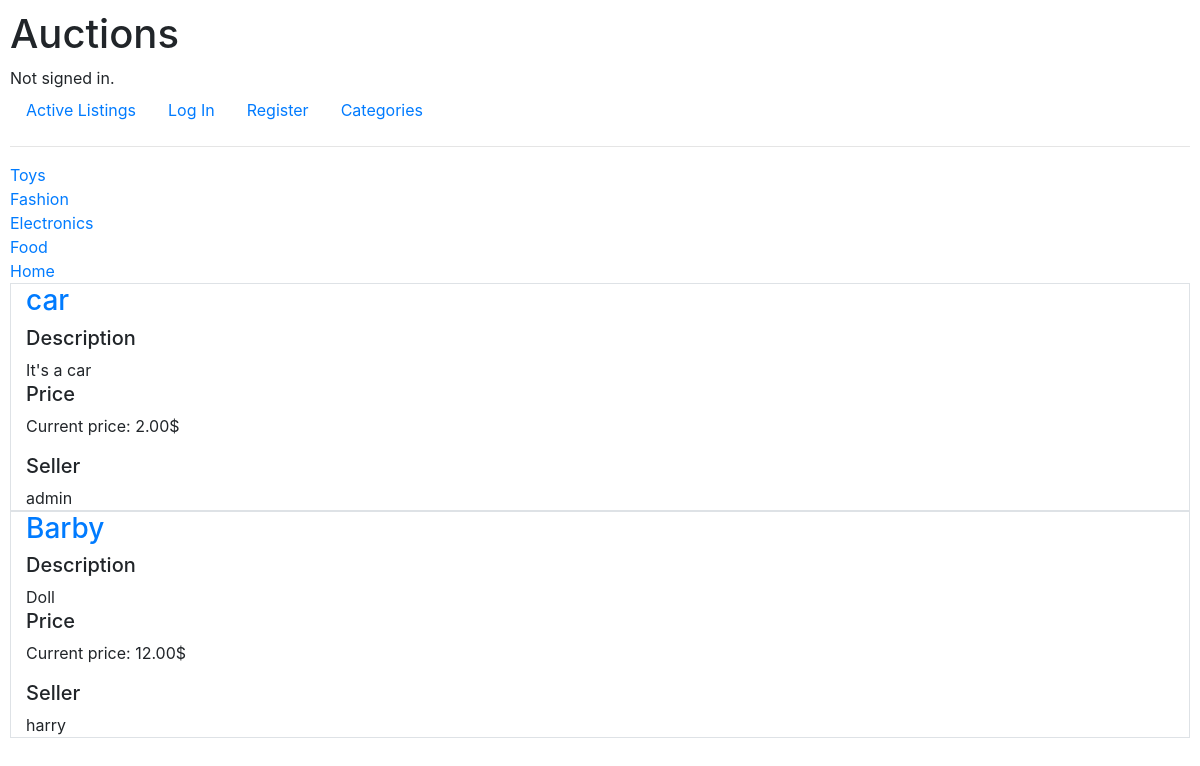
Page /categories/Toys on the committed database.
### auctions/models.py (models this page shows, shortened)
class Category(models.Model):
    name = models.CharField(max_length=20, primary_key=True)

class Listing(models.Model):
    title = models.CharField(max_length=50, unique=True)
    seller = models.ForeignKey(User, on_delete=models.CASCADE, related_name="user_listings")
    init_price = models.DecimalField(max_digits=15, decimal_places=2)
    current_price = models.DecimalField(blank=True, null=True, max_digits=15, decimal_places=2)
    category = models.ForeignKey(Category, on_delete=models.CASCADE, related_name="category_listings")
    status = models.BooleanField(default=True)
    image = models.CharField(max_length=100)
    description = models.CharField(max_length=1000)
    winner = models.ForeignKey(User, on_delete=models.CASCADE, null=True, blank=True, related_name="winner_listings")
    watchlist = models.ManyToManyField(User, related_name="user_watchlist")

class User(AbstractUser):
    pass
    def __str__(self):
        return f"{self.username}"

### auctions/views.py (the view)
# urls.py: path("categories/<str:category>", views.category, name="category"),
def category(request, category):
    message = ""
    category_listings = Listing.objects.filter(category=category)
    if not category_listings:
        message = "There are no active listings in this category"
    categories = Category.objects.all()
    return render(request, "auctions/categories.html", {
        "category_listings": category_listings,
        "categories": categories,
        "message": message
    })

### auctions/templates/auctions/categories.html (shortened to what this page needs)
{% extends 'auctions/layout.html' %}
{% block body %}
	{% for i in categories %}
		<div>
			<a href="{% url 'category' category=i.pk %}">{{ i.pk }}</a>
		</div>
	{% endfor %}
	{% if category_listings %}
		{% for i in category_listings %}
			<div class="col-12 border">
				<h3>
					<a href="{% url 'listing' i.pk %}">{{ i.title }}</a>
				</h3>
				<div>
					<h5>Description</h5>
					{{ i.description }}
				</div>
				<div>
					<h5>Price</h5>
					<p>
						Current price: {{ i.current_price }}$
					</p>
				</div>
				<div>
					<h5>Seller</h5>
					{{ i.seller }}
				</div>
			</div>
		{% endfor %}
	{% endif %}
{% endblock %}

### auctions/static/auctions/styles.css (style rules this page uses)
body { padding: 10px; }

### rows in the picture
Category: pk "Toys"
Category: pk "Fashion"
Category: pk "Electronics"
Category: pk "Food"
Category: pk "Home"
Listing: title "car", description "It's a car", current_price "2.00", seller "admin"
Listing: title "Barby", description "Doll", current_price "12.00", seller "harry"
